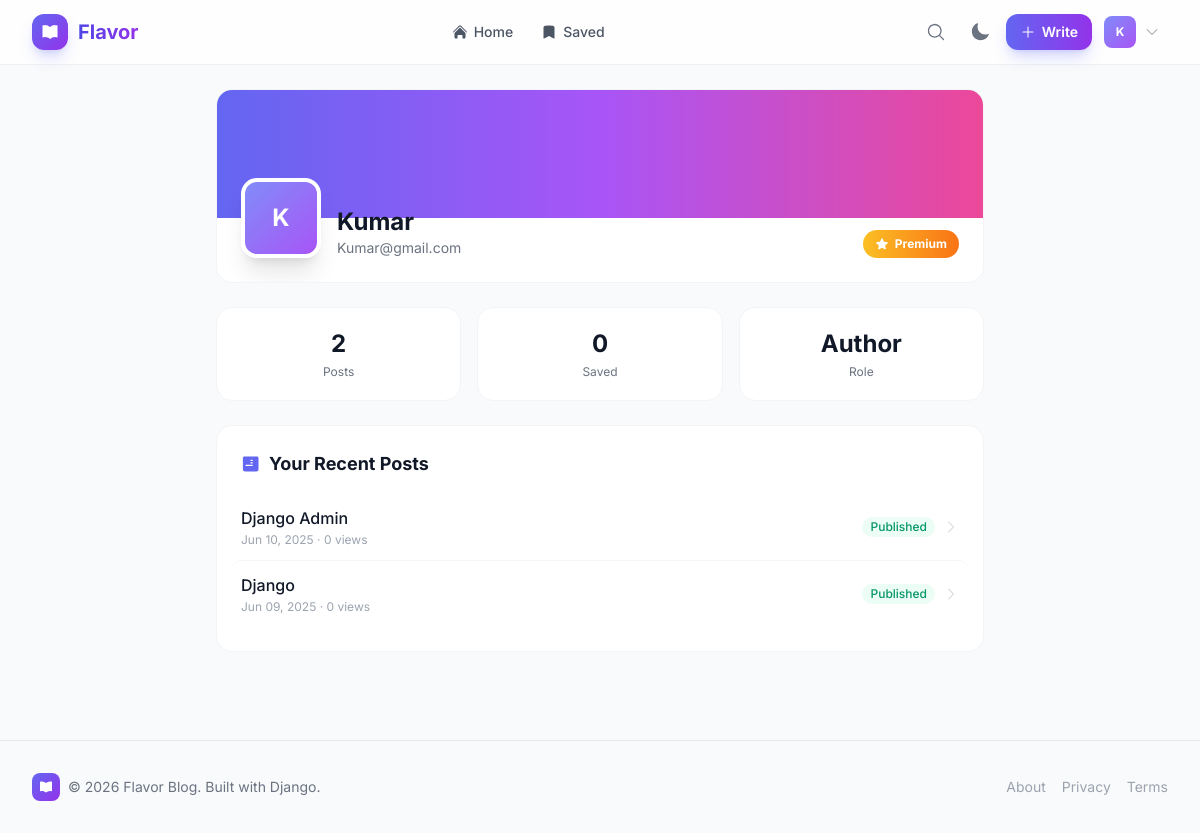
Before: /profile/ (signed in) with the older database file.
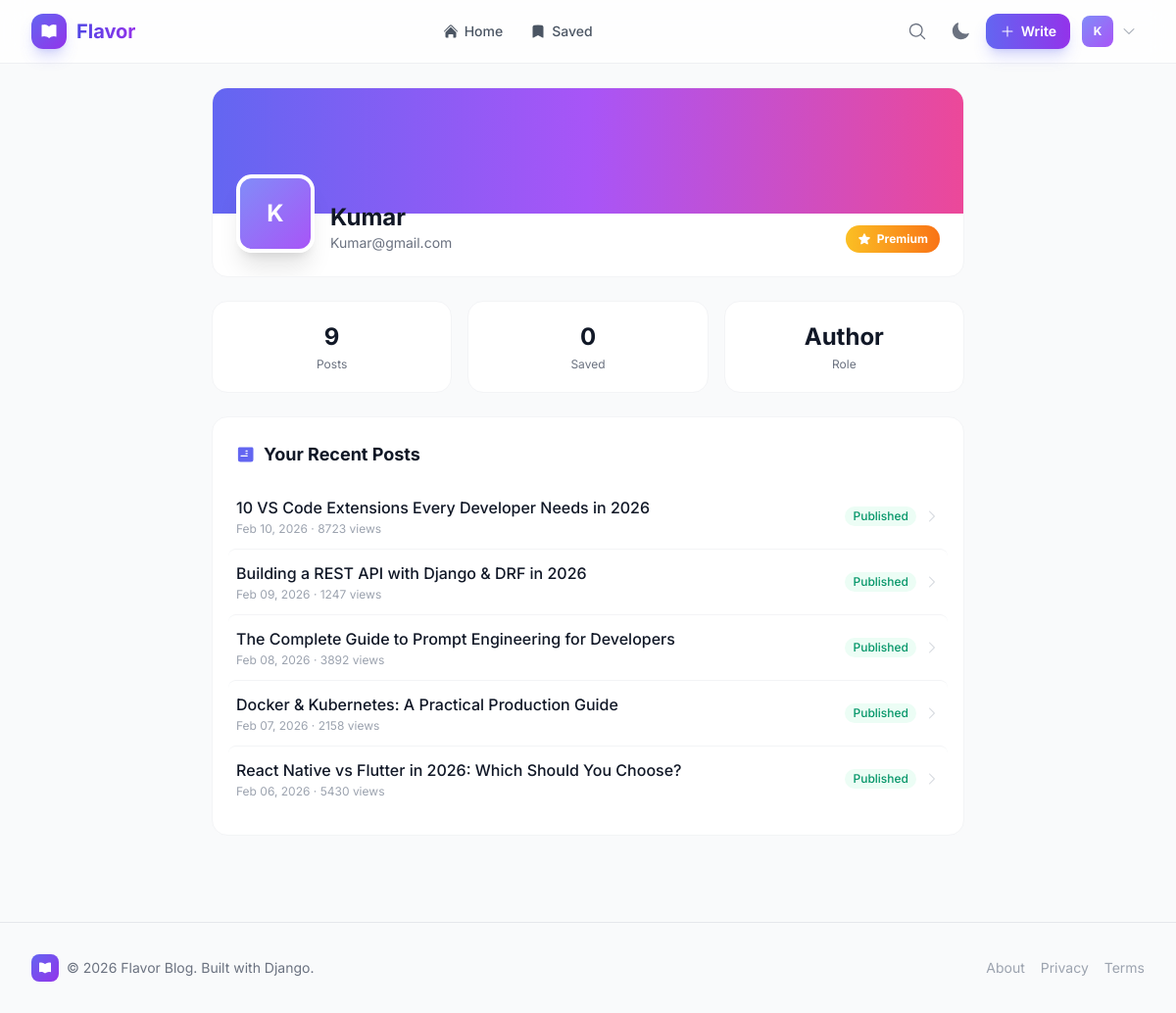
After: the same page with the newer database file.
### blog/models.py (models this page shows, shortened)
class User(AbstractUser):
    ROLE_CHOICES = (
        ('reader', 'Reader'),
        ('author', 'Author'),
    )
    email = models.EmailField(unique=True)
    role = models.CharField(max_length=10, choices=ROLE_CHOICES, default='reader')
    USERNAME_FIELD = 'email'
    REQUIRED_FIELDS = ['username']

class Post(models.Model):
    STATUS_CHOICES = (('draft', 'Draft'), ('published', 'Published'))
    ACCESS_LEVEL_CHOICES = (('free', 'Free'), ('premium', 'Premium'))
    title = models.CharField(max_length=255)
    slug = models.SlugField(max_length=255, unique_for_date='publish_date')
    excerpt = models.TextField(blank=True, help_text="Short summary shown on cards. Auto-generated if blank.")
    author = models.ForeignKey(settings.AUTH_USER_MODEL, on_delete=models.CASCADE, related_name='blog_posts')
    body = models.TextField()
    featured_image = models.ImageField(upload_to='post_images/', null=True, blank=True)
    category = models.ForeignKey(Category, on_delete=models.SET_NULL, null=True, related_name='posts')
    tags = TaggableManager(blank=True)
    publish_date = models.DateTimeField(default=timezone.now)
    created_date = models.DateTimeField(auto_now_add=True)
    updated_date = models.DateTimeField(auto_now=True)
    status = models.CharField(max_length=10, choices=STATUS_CHOICES, default='published')
    access_level = models.CharField(max_length=10, choices=ACCESS_LEVEL_CHOICES, default='free')
    view_count = models.PositiveIntegerField(default=0)
    class Meta:
        ordering = ('-publish_date',)
    def get_absolute_url(self):
        return reverse('post_detail', args=[self.slug])

### blog/views.py (the view)
# urls.py: path('profile/', login_required(views.ProfileView.as_view()), name='profile'),
class ProfileView(LoginRequiredMixin, DetailView):
    model = Profile
    template_name = 'blog/profile.html'
    def get_object(self, queryset=None):
        return get_object_or_404(Profile, user=self.request.user)
    def get_context_data(self, **kwargs):
        ctx = super().get_context_data(**kwargs)
        ctx['user_posts'] = Post.objects.filter(author=self.request.user, status='published')[:5]
        ctx['bookmark_count'] = Bookmark.objects.filter(user=self.request.user).count()
        ctx['post_count'] = Post.objects.filter(author=self.request.user).count()
        return ctx

### blog/templates/blog/profile.html (shortened to what this page needs)
{% extends 'base.html' %}
{% block content %}
<div class="max-w-3xl mx-auto">
  <div class="bg-white dark:bg-gray-900 rounded-2xl border border-gray-100 dark:border-gray-800 overflow-hidden mb-6">
    <div class="h-32 bg-gradient-to-r from-brand-500 via-purple-500 to-pink-500"></div>
    <div class="px-6 pb-6">
      <div class="flex flex-col sm:flex-row items-start sm:items-end gap-4 -mt-10">
        <div class="w-20 h-20 rounded-2xl bg-gradient-to-br from-brand-400 to-purple-500 flex items-center justify-center text-white text-2xl font-bold border-4 border-white dark:border-gray-900 shadow-xl">
          {{ user.username|make_list|first|upper }}
        </div>
        <div class="flex-1">
          <h1 class="text-2xl font-bold text-gray-900 dark:text-white">{{ user.get_full_name|default:user.username }}</h1>
          <p class="text-sm text-gray-500 dark:text-gray-400">{{ user.email }}</p>
        </div>
        {% if profile.is_subscribed %}
        <span class="inline-flex items-center gap-1.5 px-3 py-1.5 text-xs font-bold rounded-full bg-gradient-to-r from-amber-400 to-orange-500 text-white">
          Premium
        </span>
        {% endif %}
      </div>
    </div>
  </div>
  <div class="grid grid-cols-3 gap-4 mb-6">
    <div class="bg-white dark:bg-gray-900 rounded-2xl border border-gray-100 dark:border-gray-800 p-5 text-center">
      <p class="text-2xl font-bold text-gray-900 dark:text-white">{{ post_count }}</p>
      <p class="text-xs text-gray-500 dark:text-gray-400 mt-1">Posts</p>
    </div>
    <div class="bg-white dark:bg-gray-900 rounded-2xl border border-gray-100 dark:border-gray-800 p-5 text-center">
      <p class="text-2xl font-bold text-gray-900 dark:text-white">{{ bookmark_count }}</p>
      <p class="text-xs text-gray-500 dark:text-gray-400 mt-1">Saved</p>
    </div>
    <div class="bg-white dark:bg-gray-900 rounded-2xl border border-gray-100 dark:border-gray-800 p-5 text-center">
      <p class="text-2xl font-bold text-gray-900 dark:text-white">{{ user.role|title }}</p>
      <p class="text-xs text-gray-500 dark:text-gray-400 mt-1">Role</p>
    </div>
  </div>
  {% if user_posts %}
  <div class="bg-white dark:bg-gray-900 rounded-2xl border border-gray-100 dark:border-gray-800 p-6">
    <h2 class="flex items-center gap-2 text-lg font-bold text-gray-900 dark:text-white mb-4">
      Your Recent Posts
    </h2>
    <div class="divide-y divide-gray-100 dark:divide-gray-800">
      {% for post in user_posts %}
      <a href="{{ post.get_absolute_url }}" class="flex items-center justify-between py-3 hover:bg-gray-50 dark:hover:bg-gray-800 -mx-2 px-2 rounded-lg transition-all group">
        <div>
          <h3 class="font-medium text-gray-900 dark:text-white group-hover:text-brand-500 transition-colors">{{ post.title }}</h3>
          <p class="text-xs text-gray-400 mt-0.5">{{ post.publish_date|date:"M d, Y" }} &middot; {{ post.view_count }} views</p>
        </div>
        <div class="flex items-center gap-2">
          <span class="text-xs font-medium px-2 py-0.5 rounded-full {% if post.status == 'published' %}bg-emerald-50 text-emerald-600 dark:bg-emerald-900/30 dark:text-emerald-400{% else %}bg-gray-100 text-gray-500 dark:bg-gray-800 dark:text-gray-400{% endif %}">{{ post.status|title }}</span>
          <svg class="w-4 h-4 text-gray-300" fill="currentColor" viewBox="0 0 24 24"><path fill-rule="evenodd" d="M16.28 11.47a.75.75 0 010 1.06l-7.5 7.5a.75.75 0 01-1.06-1.06L14.69 12 7.72 5.03a.75.75 0 011.06-1.06l7.5 7.5z" clip-rule="evenodd"/></svg>
        </div>
      </a>
      {% endfor %}
    </div>
  </div>
  {% endif %}
</div>
{% endblock %}

### templates/base.html (shortened to what this page needs)
<!DOCTYPE html>
<html lang="en" class="scroll-smooth">
<head>
    <script src="https://cdn.tailwindcss.com"></script>
</head>
<body class="bg-gray-50 dark:bg-gray-950 text-gray-900 dark:text-gray-100 min-h-screen transition-colors duration-300">
    <nav class="glass sticky top-0 z-50 border-b border-gray-200/60 dark:border-gray-800/60">
        <div class="max-w-7xl mx-auto px-4 sm:px-6 lg:px-8">
            <div class="flex items-center justify-between h-16">
                <a href="{% url 'post_list' %}" class="flex items-center gap-2.5 group">
                    <div class="w-9 h-9 rounded-xl bg-gradient-to-br from-brand-500 to-purple-600 flex items-center justify-center shadow-lg shadow-brand-500/25">
                    </div>
                    <span class="text-xl font-bold bg-gradient-to-r from-brand-600 to-purple-600 bg-clip-text text-transparent">Flavor</span>
                </a>
                <div class="hidden md:flex items-center gap-1">
                    <a href="{% url 'post_list' %}" class="px-3 py-2 rounded-lg text-sm font-medium text-gray-600 dark:text-gray-300 hover:text-brand-600 dark:hover:text-brand-400 hover:bg-brand-50 dark:hover:bg-brand-900/20 transition-all">
                        <span class="flex items-center gap-1.5">
                            Home
                        </span>
                    </a>
                    {% if user.is_authenticated %}
                    <a href="{% url 'bookmarks' %}" class="px-3 py-2 rounded-lg text-sm font-medium text-gray-600 dark:text-gray-300 hover:text-brand-600 dark:hover:text-brand-400 hover:bg-brand-50 dark:hover:bg-brand-900/20 transition-all">
                        <span class="flex items-center gap-1.5">
                            <svg class="w-4 h-4" fill="currentColor" viewBox="0 0 24 24"><path fill-rule="evenodd" d="M6.32 2.577a49.255 49.255 0 0111.36 0c1.497.174 2.57 1.46 2.57 2.93V21a.75.75 0 01-1.085.67L12 18.089l-7.165 3.583A.75.75 0 013.75 21V5.507c0-1.47 1.073-2.756 2.57-2.93z" clip-rule="evenodd"/></svg>
                            Saved
                        </span>
                    </a>
                    {% endif %}
                </div>
                <div class="flex items-center gap-2">
                    <button onclick="document.getElementById('search-modal').classList.toggle('hidden')" class="p-2 rounded-xl text-gray-500 dark:text-gray-400 hover:bg-gray-100 dark:hover:bg-gray-800 transition-all" title="Search">
                        <svg class="w-5 h-5" fill="currentColor" viewBox="0 0 24 24"><path fill-rule="evenodd" d="M10.5 3.75a6.75 6.75 0 100 13.5 6.75 6.75 0 000-13.5zM2.25 10.5a8.25 8.25 0 1114.59 5.28l4.69 4.69a.75.75 0 11-1.06 1.06l-4.69-4.69A8.25 8.25 0 012.25 10.5z" clip-rule="evenodd"/></svg>
                    </button>
                    <button id="theme-toggle" class="p-2 rounded-xl text-gray-500 dark:text-gray-400 hover:bg-gray-100 dark:hover:bg-gray-800 transition-all" title="Toggle dark mode">
                    </button>
                    {% if user.is_authenticated %}
                        {% if user.role == 'author' or user.role == 'admin' %}
                        <a href="{% url 'post_create' %}" class="hidden sm:inline-flex items-center gap-1.5 px-3.5 py-2 text-sm font-semibold text-white bg-gradient-to-r from-brand-500 to-purple-600 rounded-xl hover:from-brand-600 hover:to-purple-700 shadow-lg shadow-brand-500/25 transition-all">
                            <svg class="w-4 h-4" fill="currentColor" viewBox="0 0 24 24"><path fill-rule="evenodd" d="M12 3.75a.75.75 0 01.75.75v6.75h6.75a.75.75 0 010 1.5h-6.75v6.75a.75.75 0 01-1.5 0v-6.75H4.5a.75.75 0 010-1.5h6.75V4.5a.75.75 0 01.75-.75z" clip-rule="evenodd"/></svg>
                            Write
                        </a>
                        {% endif %}
                        <div class="relative" x-data="{ open: false }">
                            <button onclick="this.nextElementSibling.classList.toggle('hidden')" class="flex items-center gap-2 p-1 pr-2 rounded-xl hover:bg-gray-100 dark:hover:bg-gray-800 transition-all">
                                <div class="w-8 h-8 rounded-lg bg-gradient-to-br from-brand-400 to-purple-500 flex items-center justify-center text-white text-xs font-bold">
                                    {{ user.username|make_list|first|upper }}
                                </div>
                                <svg class="w-4 h-4 text-gray-400" fill="currentColor" viewBox="0 0 24 24"><path fill-rule="evenodd" d="M12.53 16.28a.75.75 0 01-1.06 0l-7.5-7.5a.75.75 0 011.06-1.06L12 14.69l6.97-6.97a.75.75 0 111.06 1.06l-7.5 7.5z" clip-rule="evenodd"/></svg>
                            </button>
                        </div>
                    {% endif %}
                </div>
            </div>
        </div>
    </nav>
    <main class="max-w-7xl mx-auto py-6 px-4 sm:px-6 lg:px-8">
        {% block content %}{% endblock %}
    </main>
    <footer class="border-t border-gray-200 dark:border-gray-800 mt-16">
        <div class="max-w-7xl mx-auto px-4 sm:px-6 lg:px-8 py-8">
            <div class="flex flex-col sm:flex-row items-center justify-between gap-4">
                <div class="flex items-center gap-2">
                    <div class="w-7 h-7 rounded-lg bg-gradient-to-br from-brand-500 to-purple-600 flex items-center justify-center">
                    </div>
                    <span class="text-sm text-gray-500 dark:text-gray-400">&copy; 2026 Flavor Blog. Built with Django.</span>
                </div>
                <div class="flex items-center gap-4 text-sm text-gray-400">
                    <a href="#" class="hover:text-brand-500 transition-colors">About</a>
                    <a href="#" class="hover:text-brand-500 transition-colors">Privacy</a>
                    <a href="#" class="hover:text-brand-500 transition-colors">Terms</a>
                </div>
            </div>
        </div>
    </footer>
</body>
</html>

### templates/base.html (style rules this page uses)
body { font-family: 'Inter', system-ui, sans-serif; }
.glass { background: rgba(255,255,255,0.8); backdrop-filter: blur(12px); -webkit-backdrop-filter: blur(12px); }

Changed rows visible on the page:
removed Post: title "Django Admin", publish_date "Jun 10, 2025", view_count "0", status "Published"
removed Post: title "Django", publish_date "Jun 09, 2025", view_count "0", status "Published"
added Post: title "10 VS Code Extensions Every Developer Needs in 2026", publish_date "Feb 10, 2026", view_count "8723", status "Published"
added Post: title "Building a REST API with Django & DRF in 2026", publish_date "Feb 09, 2026", view_count "1247", status "Published"
added Post: title "The Complete Guide to Prompt Engineering for Developers", publish_date "Feb 08, 2026", view_count "3892", status "Published"
added Post: title "Docker & Kubernetes: A Practical Production Guide", publish_date "Feb 07, 2026", view_count "2158", status "Published"
added Post: title "React Native vs Flutter in 2026: Which Should You Choose?", publish_date "Feb 06, 2026", view_count "5430", status "Published"
Other visible differences:
{{ post_count }}: "2" → "9"
